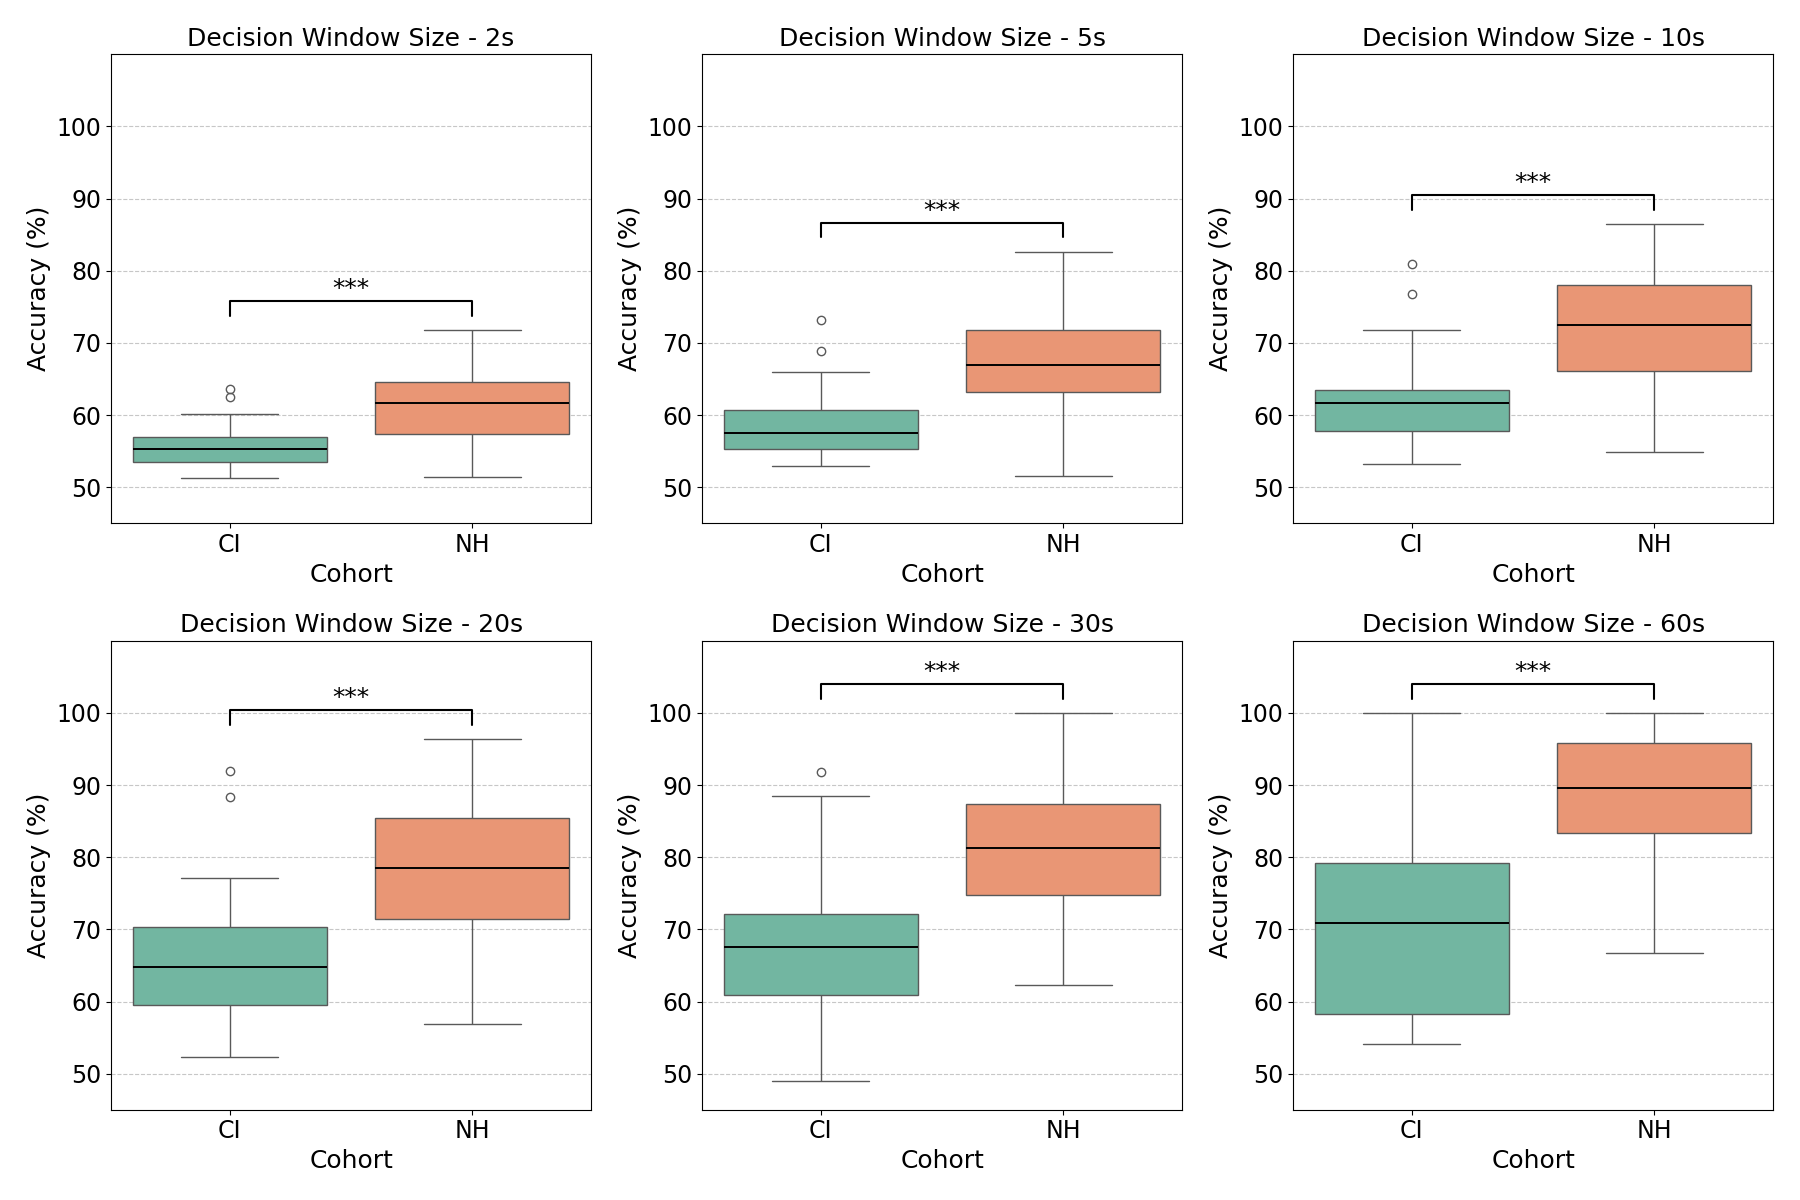

Source code (Python):
import json
import pandas as pd
import seaborn as sns
import matplotlib.pyplot as plt
import os
import git
import numpy as np
import scipy.stats
from statsmodels.stats.multitest import multipletests

# Get the base directory using git repo to work with files in the repository
base_dir = git.Repo('.', search_parent_directories=True).working_tree_dir

# Define paths to the JSON files containing accuracy data for CI (Cochlear Implant) and NH (Normal Hearing) groups
files = [
    ("CI_Subject_specific_model", "109", "CI_final_score2s.json"),
    ("NH_Subject_specific_model", "109", "NH_final_score2s.json"),
    ("CI_Subject_specific_model", "109", "CI_final_score5s.json"),
    ("NH_Subject_specific_model", "109", "NH_final_score5s.json"),
    ("CI_Subject_specific_model", "109", "CI_final_score10s.json"),
    ("NH_Subject_specific_model", "109", "NH_final_score10s.json"),
    ("CI_Subject_specific_model", "109", "CI_final_score20s.json"),
    ("NH_Subject_specific_model", "109", "NH_final_score20s.json"),
    ("CI_Subject_specific_model", "109", "CI_final_score30s.json"),
    ("NH_Subject_specific_model", "109", "NH_final_score30s.json"),
    ("CI_Subject_specific_model", "109", "CI_final_score60s.json"),
    ("NH_Subject_specific_model", "109", "NH_final_score60s.json")
]

# Function to load accuracy data from JSON files
def load_accuracies(file_path):
    """Load the accuracies from a JSON file."""
    with open(file_path, "r") as f:
        data = json.load(f)
    return [acc for subject in data["subjects"] for acc in subject["subject_specific_accuracy"]]

# Load all accuracies from the defined JSON files
accuracies = [load_accuracies(os.path.join(base_dir, "results", *f)) for f in files]
# Define decision windows
decision_windows = ["2", "5", "10", "20", "30", "60"]

# Create empty lists for storing dataframes and t-test results
df_list = []
t_test_results = []
p_values = []

# Loop through each decision window (2s, 5s, 10s, etc.)
for i, window in enumerate(decision_windows):
    # Extract accuracies for CI and NH groups for the current window size
    ci_accuracies = [acc * 100 for acc in accuracies[i*2]]  # Cochlear Implant group
    nh_accuracies = [acc * 100 for acc in accuracies[i*2 + 1]]  # Normal Hearing group
    
    # Create a dataframe for boxplot with accuracy values and labels for CI and NH
    df = pd.DataFrame({
        "Accuracy": ci_accuracies + nh_accuracies,
        "Source": ["CI"] * len(ci_accuracies) + ["NH"] * len(nh_accuracies),
        "Label": ["CI"] * len(ci_accuracies) + ["NH"] * len(nh_accuracies)
    })
    df_list.append((df, window))  # Store the dataframe for the current window
    
    # Perform unpaired t-test to compare CI and NH accuracies
    t_stat, p_val = scipy.stats.ttest_ind(ci_accuracies, nh_accuracies, equal_var=False)
    degrees_of_freedom = len(ci_accuracies) + len(nh_accuracies) - 2  # Degrees of freedom for t-test
    t_test_results.append((window, t_stat, p_val, degrees_of_freedom))
    p_values.append(p_val)

# Apply FDR correction using statsmodels to adjust p-values for multiple comparisons
rejected, p_values_corrected, _, _ = multipletests(p_values, method='fdr_bh')

# Define output directory for saving plots
output_dir = os.path.join(base_dir, "Plots", "Subject_specific_comparision")
os.makedirs(output_dir, exist_ok=True)

# Print t-test results with FDR correction applied
print("T-Test Results (Unpaired) with FDR Correction:")
for (window, t_stat, _, dof), p_val_corr, reject in zip(t_test_results, p_values_corrected, rejected):
    print(f"Decision Window: {window}s - T-Statistic: {t_stat:.4f}, Corrected P-Value: {p_val_corr:.4f}, Reject H0: {reject}, Degrees of Freedom: {dof}")

# Create subplots for each decision window to show boxplots
fig, axes = plt.subplots(2, 3, figsize=(18, 12))  # 2 rows and 3 columns for subplots
axes = axes.flatten()  # Flatten the axes array to loop over each subplot

sns.set(style="whitegrid", font_scale=1.5)  # Set style for seaborn

# Loop through each decision window and plot the boxplot
for i, ((data, window), p_val_corr, reject) in enumerate(zip(df_list, p_values_corrected, rejected)):
    sns.boxplot(
        x="Label", y="Accuracy", data=data, palette="Set2", hue="Label", dodge=False,
        medianprops={"color": "black", "linewidth": 1.4}, ax=axes[i]  # Set boxplot properties
    )

    # Add significance marker if the p-value is less than 0.05 after FDR correction
    if reject:
        x1, x2 = 0, 1  # Positions of CI and NH boxes
        y_max = max(data["Accuracy"])
        h = 2  # Height of the significance line
        y = y_max + h  # Y position for the significance line
        axes[i].plot([x1, x1, x2, x2], [y, y + h, y + h, y], lw=1.5, color="black")  # Significance line
        axes[i].text((x1 + x2) * 0.5, y + h, "***", ha="center", va="bottom", color="black", fontsize=18)  # Add text for significance

    # Customize plot appearance
    axes[i].set_ylim(45, 110)  # Y-axis limits for accuracy percentages
    axes[i].set_yticks(range(50, 110, 10))  # Set Y-axis ticks
    axes[i].grid(axis="y", linestyle="--", alpha=0.7)  # Add grid for y-axis
   
    axes[i].set_title(f"Decision Window Size - {window}s", fontsize=18)  # Title for each subplot
   
    axes[i].set_xlabel("Cohort", fontsize=18)  # X-axis label
    axes[i].set_ylabel("Accuracy (%)", fontsize=18)  # Y-axis label
   
    axes[i].tick_params(axis="x", labelsize=17)  # Set font size for X ticks
    axes[i].tick_params(axis="y", labelsize=17)  # Set font size for Y ticks

# Adjust the layout and save the plot
plt.tight_layout()
plt.savefig(os.path.join(output_dir, "box_plot.png"))
plt.show()  # Display the plot
